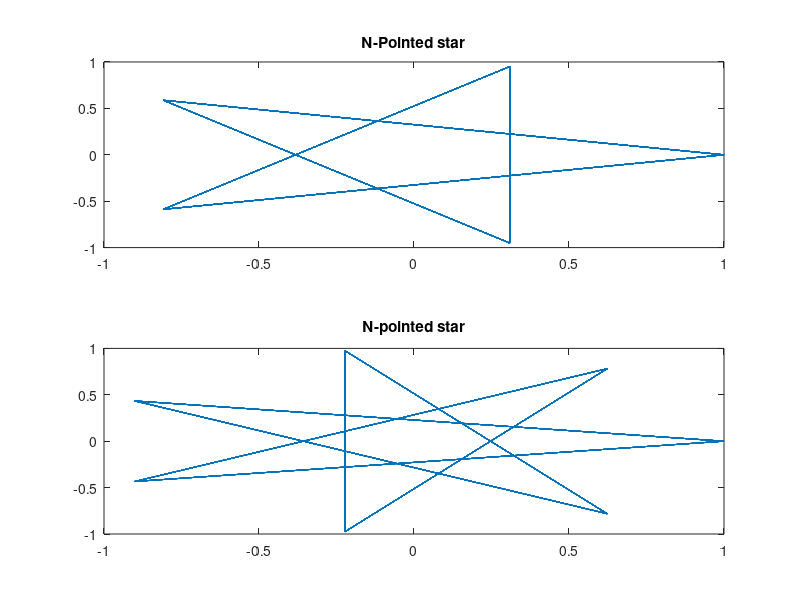

This chart was generated by the following MATLAB code:
clc;
clear;
n1 = 5;
n2=7;
t=0:1:100;

x1=cos(((n1-1)*t*pi)/n1);
y1=sin(((n1-1)*t*pi)/n1);

x2=cos(((n2-1)*t*pi)/n2);
y2=sin(((n2-1)*t*pi)/n2);

subplot(2,1,1)
plot(x1,y1)
title("N-Pointed star")

subplot(2,1,2)
plot(x2,y2)
title("N-pointed star")